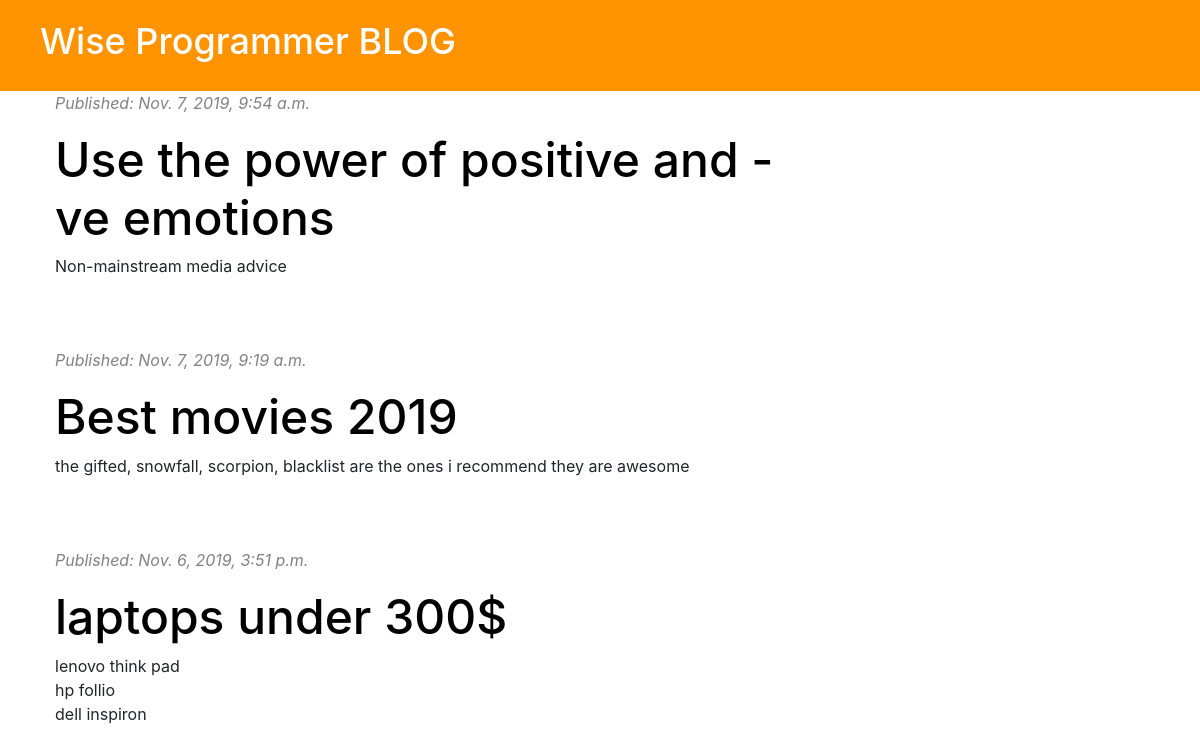
Before: / with the older database file.
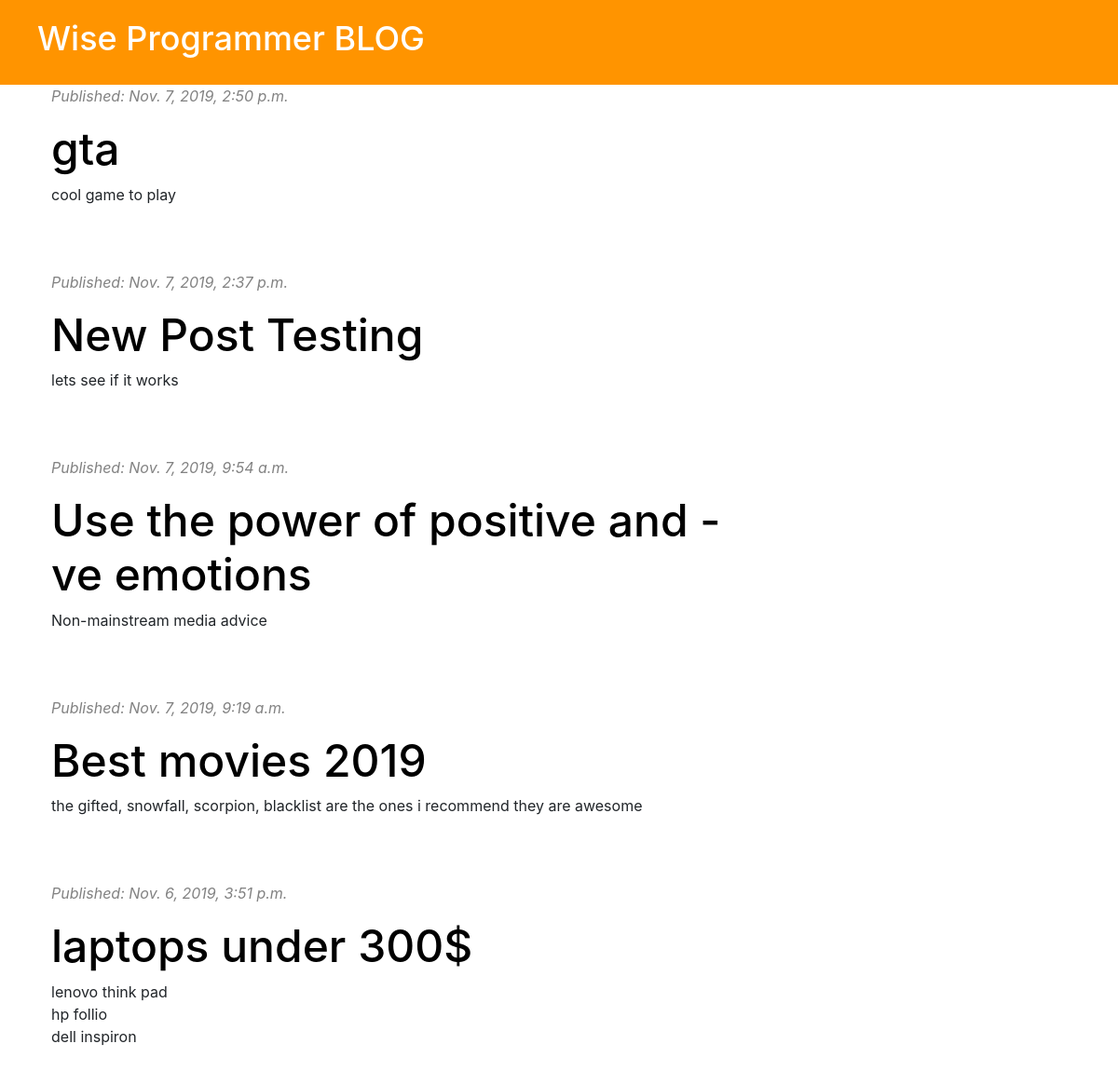
After: the same page with the newer database file.
### blog/models.py (models this page shows, shortened)
class Post(models.Model):
    author = models.ForeignKey('auth.User', on_delete=models.CASCADE)
    title = models.CharField(max_length=10000)
    text = models.TextField()
    created_date = models.DateTimeField(default=timezone.now)
    published_date = models.DateTimeField(blank=True, null=True)

### blog/views.py (the view)
# urls.py: path('', views.post_list, name='post_list'),
def post_list(request):
    posts = Post.objects.filter(
        published_date__lte=timezone.now()).order_by('-published_date')
    stuff_for_frontend = {'posts': posts}
    return render(request, 'blog/post_list.html', stuff_for_frontend)

### blog/templates/blog/post_list.html
{% extends 'blog/base.html' %} {% block content%} {% for post in posts %}
<div class="post">
  <div class="date">
    <p>
      <em> Published: {{ post.published_date }} </em>
    </p>
  </div>
  <h1>
    <a href="{% url 'post_detail' pk=post.pk %}">{{ post.title }}</a>
  </h1>
  <p>{{ post.text | linebreaksbr }}</p>
</div>
{% endfor %} {% endblock %}

### blog/templates/blog/base.html (shortened to what this page needs)
{% load staticfiles %}
<!DOCTYPE html>
<html lang="en">
  <head>
    <link
      href="https://stackpath.bootstrapcdn.com/bootstrap/4.3.1/css/bootstrap.min.css"
      rel="stylesheet"
    />
    <link rel="stylesheet" href="{% static 'styles/blog.css' %}" />
  </head>
  <body>
    <div class="page-header">
      <h1><a href="{% url 'post_list'%}">Wise Programmer BLOG</a></h1>
    </div>
    <div class="content container">
      <div class="row">
        <div class="col-md-8">
          {% block content%} {%endblock%}
        </div>
      </div>
    </div>
  </body>
</html>

### blog/static/styles/blog.css (style rules this page uses)
.page-header { background-color: #ff9400; margin-top: 0; padding: 20px 20px 20px 40px; }
.page-header h1, .page-header h1 a { color: #ffffff; font-size: 36px; text-decoration: none; }
.content { margin-left: 40px; }
h1, h2, h3, h4 { font-size: 48px; }
.date { color: #828282; }
.post { margin-bottom: 70px; }
.post h1 a { color: #000000; }

Changed rows visible on the page:
added Post: published_date "Nov. 7, 2019, 2:50 p.m.", title "gta", text "cool game to play"
added Post: published_date "Nov. 7, 2019, 2:37 p.m.", title "New Post Testing", text "lets see if it works"
